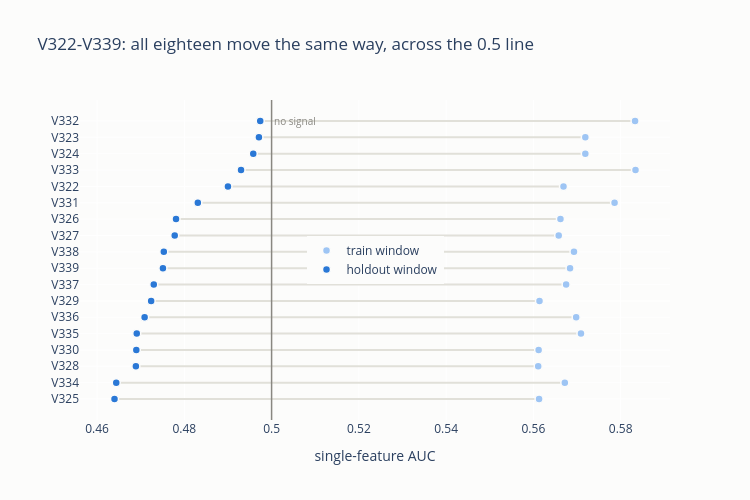

Here is the notebook cell this chart was saved with:
### Code cell
import plotly.graph_objects as go

b = block.sort("auc_holdout")
features = b["feature"].to_list()
auc_train = b["auc_train"].to_list()
auc_holdout = b["auc_holdout"].to_list()

fig = go.Figure()

for i, (f, t, h) in enumerate(zip(features, auc_train, auc_holdout)):
    fig.add_trace(go.Scatter(x=[t, h], y=[f, f], mode='lines', line={"color": GRID, "width": 2}, showlegend=False))

fig.add_trace(go.Scatter(x=auc_train, y=features, mode='markers', marker={"size": 8, "color": BLUE_LIGHT, "line": {"width": 1.5, "color": SURFACE}}, name='train window'))
fig.add_trace(go.Scatter(x=auc_holdout, y=features, mode='markers', marker={"size": 8, "color": PASS, "line": {"width": 1.5, "color": SURFACE}}, name='holdout window'))

fig.add_vline(x=0.5, line_width=1.5, line_color=MUTED)
fig.add_annotation(x=0.5, y=len(b)-1, text="no signal", showarrow=False, xanchor="left", font={"color": MUTED, "size": 10})

fig.update_layout(title="V322-V339: all eighteen move the same way, across the 0.5 line",
                  xaxis_title="single-feature AUC",
                  height=500, width=750,
                  legend={"yanchor": "middle", "y": 0.5, "xanchor": "center", "x": 0.5},
                  plot_bgcolor=SURFACE, paper_bgcolor=SURFACE)
fig.show()

### Figure 1 — Plotly figure (JSON) as saved in the notebook; plotly's stock layout.template omitted (floating-point values rounded to 4 significant figures)
{"data": [{"line": {"color": "#e1e0d9", "width": 2}, "mode": "lines", "showlegend": false, "type": "scatter", "x": [0.5613, 0.464], "y": ["V325", "V325"]}, {"line": {"color": "#e1e0d9", "width": 2}, "mode": "lines", "showlegend": false, "type": "scatter", "x": [0.5672, 0.4644], "y": ["V334", "V334"]}, {"line": {"color": "#e1e0d9", "width": 2}, "mode": "lines", "showlegend": false, "type": "scatter", "x": [0.5611, 0.4689], "y": ["V328", "V328"]}, {"line": {"color": "#e1e0d9", "width": 2}, "mode": "lines", "showlegend": false, "type": "scatter", "x": [0.5612, 0.469], "y": ["V330", "V330"]}, {"line": {"color": "#e1e0d9", "width": 2}, "mode": "lines", "showlegend": false, "type": "scatter", "x": [0.5709, 0.4691], "y": ["V335", "V335"]}, {"line": {"color": "#e1e0d9", "width": 2}, "mode": "lines", "showlegend": false, "type": "scatter", "x": [0.5698, 0.4709], "y": ["V336", "V336"]}, {"line": {"color": "#e1e0d9", "width": 2}, "mode": "lines", "showlegend": false, "type": "scatter", "x": [0.5614, 0.4724], "y": ["V329", "V329"]}, {"line": {"color": "#e1e0d9", "width": 2}, "mode": "lines", "showlegend": false, "type": "scatter", "x": [0.5675, 0.473], "y": ["V337", "V337"]}, {"line": {"color": "#e1e0d9", "width": 2}, "mode": "lines", "showlegend": false, "type": "scatter", "x": [0.5684, 0.4751], "y": ["V339", "V339"]}, {"line": {"color": "#e1e0d9", "width": 2}, "mode": "lines", "showlegend": false, "type": "scatter", "x": [0.5693, 0.4753], "y": ["V338", "V338"]}, {"line": {"color": "#e1e0d9", "width": 2}, "mode": "lines", "showlegend": false, "type": "scatter", "x": [0.5658, 0.4778], "y": ["V327", "V327"]}, {"line": {"color": "#e1e0d9", "width": 2}, "mode": "lines", "showlegend": false, "type": "scatter", "x": [0.5662, 0.4781], "y": ["V326", "V326"]}, {"line": {"color": "#e1e0d9", "width": 2}, "mode": "lines", "showlegend": false, "type": "scatter", "x": [0.5786, 0.4831], "y": ["V331", "V331"]}, {"line": {"color": "#e1e0d9", "width": 2}, "mode": "lines", "showlegend": false, "type": "scatter", "x": [0.5669, 0.49], "y": ["V322", "V322"]}, {"line": {"color": "#e1e0d9", "width": 2}, "mode": "lines", "showlegend": false, "type": "scatter", "x": [0.5834, 0.493], "y": ["V333", "V333"]}, {"line": {"color": "#e1e0d9", "width": 2}, "mode": "lines", "showlegend": false, "type": "scatter", "x": [0.5719, 0.4958], "y": ["V324", "V324"]}, {"line": {"color": "#e1e0d9", "width": 2}, "mode": "lines", "showlegend": false, "type": "scatter", "x": [0.5719, 0.4971], "y": ["V323", "V323"]}, {"line": {"color": "#e1e0d9", "width": 2}, "mode": "lines", "showlegend": false, "type": "scatter", "x": [0.5833, 0.4974], "y": ["V332", "V332"]}, {"marker": {"color": "#9ec5f4", "line": {"color": "#fcfcfb", "width": 1.5}, "size": 8}, "mode": "markers", "name": "train window", "type": "scatter", "x": [0.5613, 0.5672, 0.5611, 0.5612, 0.5709, 0.5698, 0.5614, 0.5675, 0.5684, 0.5693, 0.5658, 0.5662, 0.5786, 0.5669, 0.5834, 0.5719, 0.5719, 0.5833], "y": ["V325", "V334", "V328", "V330", "V335", "V336", "V329", "V337", "V339", "V338", "V327", "V326", "V331", "V322", "V333", "V324", "V323", "V332"]}, {"marker": {"color": "#2a78d6", "line": {"color": "#fcfcfb", "width": 1.5}, "size": 8}, "mode": "markers", "name": "holdout window", "type": "scatter", "x": [0.464, 0.4644, 0.4689, 0.469, 0.4691, 0.4709, 0.4724, 0.473, 0.4751, 0.4753, 0.4778, 0.4781, 0.4831, 0.49, 0.493, 0.4958, 0.4971, 0.4974], "y": ["V325", "V334", "V328", "V330", "V335", "V336", "V329", "V337", "V339", "V338", "V327", "V326", "V331", "V322", "V333", "V324", "V323", "V332"]}], "layout": {"annotations": [{"font": {"color": "#898781", "size": 10}, "showarrow": false, "text": "no signal", "x": 0.5, "xanchor": "left", "y": 17}], "height": 500, "legend": {"x": 0.5, "xanchor": "center", "y": 0.5, "yanchor": "middle"}, "paper_bgcolor": "#fcfcfb", "plot_bgcolor": "#fcfcfb", "shapes": [{"line": {"color": "#898781", "width": 1.5}, "type": "line", "x0": 0.5, "x1": 0.5, "xref": "x", "y0": 0, "y1": 1, "yref": "y domain"}], "title": {"text": "V322-V339: all eighteen move the same way, across the 0.5 line"}, "width": 750, "xaxis": {"title": {"text": "single-feature AUC"}}}}
